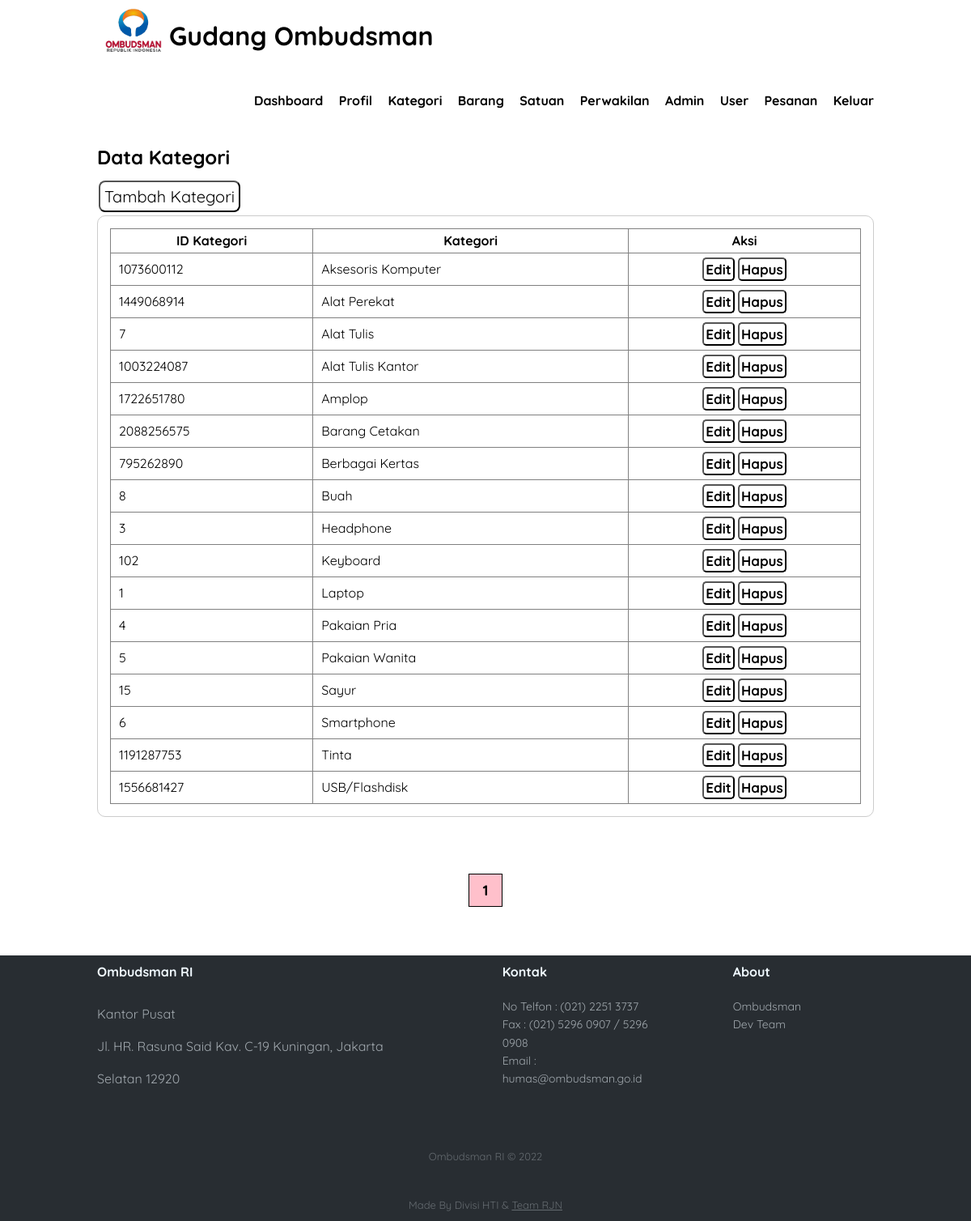
Screenshot of /category-data.php (signed in) with the database file from the repository.
### tables this page shows
CREATE TABLE `data_category` (
  `category_id` int(11) NOT NULL,
  `category_name` varchar(25) NOT NULL
);

### category-data.php (the view, shortened to what this page needs)
<?php
include 'db.php';
?>
<!DOCTYPE html>
<html lang="en">
<head>
    <link rel="stylesheet" type="text/css" href="css/style.css">
    <link href="https://cdnjs.cloudflare.com/ajax/libs/sweetalert/1.1.3/sweetalert.css" rel="stylesheet" />
</head>
<body>
    <?php
    $per_page_record = 20;
    if (isset($_GET["page"])) {
        $page  = $_GET["page"];
    } else {
        $page = 1;
    }
    $start_from = ($page - 1) * $per_page_record;
    ?>
    <header>
        <div class="container">
            <h1><a href="dashboard.php"><img style="width: 70px ; margin-bottom :-10px ;" src="img/logo-ombudsman2.png" alt=""> Gudang Ombudsman</a></h1>
            <ul style="margin-top: 20px ;">
                <li><a href="dashboard.php">Dashboard </a></li>
                <li><a href="profile.php">Profil</a></li>
                <li><a href="category-data.php">Kategori</a></li>
                <li><a href="product-data.php">Barang</a></li>
                <li><a href="unit-data.php">Satuan</a></li>
                <li><a href="office-data.php">Perwakilan</a></li>
                <li><a href="admin-data.php">Admin</a></li>
                <li><a href="user-data.php">User</a></li>
                <li><a href="order-table.php">Pesanan</a></li>
                <li><a href="logout.php">Keluar</a></li>
            </ul>
        </div>
    </header>
    <div class="section">
        <div class="container">
            <h2>Data Kategori</h2>
            <div class="box1">
                <button><a href="add-category.php" style="text-decoration: none ;">Tambah Kategori</a></button><br><br>
            </div>
            <div class="box">
                <table border="1" cellspacing="0" class="table">
                    <thead>
                        <tr>
                            <th>ID Kategori</th>
                            <th>Kategori</th>
                            <th>Aksi</th>
                        </tr>
                    </thead>
                    <tbody>
                        <?php
                        $kategori = mysqli_query($conn, "SELECT * FROM data_category ORDER BY category_name LIMIT $start_from, $per_page_record");
                        if (mysqli_num_rows($kategori) > 0) {
                            while ($row = mysqli_fetch_array($kategori)) {
                        ?>
                                <tr>
                                    <td><?php echo $row['category_id'] ?></td>
                                    <td><?php echo $row['category_name'] ?></td>
                                    <td>
                                        <center>
                                            <button>
                                                <a id="buttdetail" href="edit-category.php?id=<?php echo $row['category_id'] ?>">Edit</a>
                                            </button>
                                            <button>
                                                <a id="buttdetail" href="delete-data.php?idk=<?php echo $row['category_id'] ?>" onclick="return confirm('Yakin Hapus Kategori? Semua Barang di Kategori ini Juga akan Terhapus') ">Hapus</a>
                                            </button>
                                        </center>
                                    </td>
                                </tr>
                            <?php }
                        } else { ?>
                            <tr>
                                <td colspan="3">Tidak Ada Data</td>
                            </tr>
                        <?php } ?>
                    </tbody>
                </table>
            </div>
        </div>
    </div>
    <center>
        <div class="pagination">
            <?php
            $query = "SELECT COUNT(*) FROM data_category";
            $rs_result = mysqli_query($conn, $query);
            $row = mysqli_fetch_row($rs_result);
            $total_records = $row[0];
            $total_pages = ceil($total_records / $per_page_record);
            $pagLink = "";
            for ($i = 1; $i <= $total_pages; $i++) {
                if ($i == $page) {
                    $pagLink .= "<a class = 'active' href='category-data.php?page="
                        . $i . "'>" . $i . " </a>";
                } else {
                    $pagLink .= "<a href='category-data.php?page=" . $i . "'>
                                        " . $i . " </a>";
                }
            };
            echo $pagLink;
            ?>
        </div><br><br><br><br>
    </center>
    <div class="footer-dark">
        <footer>
            <div class="container">
                <div class="row" style="display: flex ;">
                    <div class="col-md-6 item text" style="margin-right: 90px ;">
                        <h3>Ombudsman RI</h3>
                        <p>Kantor Pusat <br>
                            Jl. HR. Rasuna Said Kav. C-19 Kuningan, Jakarta Selatan 12920</p>
                    </div>
                    <div class="col-sm-6 col-md-3 item" style="margin-right: 90px ;">
                        <h3>Kontak</h3>
                        <ul>
                            <li><a href="#">No Telfon : (021) 2251 3737</a></li>
                            <li><a href="#">Fax : (021) 5296 0907 / 5296 0908</a></li>
                            <li><a href="#">Email : humas@ombudsman.go.id</a></li>
                        </ul>
                    </div>
                    <br>
                    <div class="col-sm-6 col-md-3 item" style="margin-right: 90px ;">
                        <h3>About</h3>
                        <ul>
                            <li><a href="https://ombudsman.go.id/">Ombudsman</a></li>
                            <li><a href="dev-team.php">Dev Team</a></li>
                        </ul>
                    </div>
                    <br>
                </div>
                <p class="copyright">Ombudsman RI © 2022</p>
                <p class="copyright">Made By Divisi HTI & <a href="dev-team.php" target="-blank">Team RJN</a></p>
            </div>
        </footer>
    </div>
</body>
</html>

### css/style.css (style rules this page uses)
* { padding: 0; margin: 0; font-family: 'Quicksand', sans-serif; }
body { background: url("../img/background-login.png"); }
header { border: 1px; background-color: #fff; color: #000; }
header h1 { float: left; padding: 10px; text-decoration: none; }
header ul { float: right; }
header ul li { display: inline-block; }
header ul li a { padding: 20px 0 20px 15px; display: inline-block; text-decoration: none; font-weight: bold; }
header .container h1 a { text-decoration: none; }
a { color: inherit; }
.container { width: 80%; margin: 0 auto; }
.container:after { content: ''; display: block; clear: both; }
.section { padding: 25px 0; }
.box { background-color: #fff; border-radius: 10px; border: 1px solid #ccc; padding: 15px; box-sizing: border-box; margin: 10px 0 25px 0; }
.box:after { content: ''; display: block; clear: both; }
.table { width: 100%; border-collapse: collapse; }
.table tr { height: 30px; }
.table tr td { padding: 5px 10px; }
.footer-dark { width: 100%; line-height: 40px; background: #282d32; color: #f0f9ff; bottom: 0px; }
.footer-dark h3 { margin-top:0; margin-bottom:12px; font-weight:bold; font-size:16px; }
.footer-dark ul { padding:0; list-style:none; line-height:1.6; font-size:14px; margin-bottom:0; }
.footer-dark ul a { color:inherit; text-decoration:none; opacity:0.6; }
.footer-dark .item.text { margin-bottom:36px; }
.footer-dark .item.text p { opacity:0.6; margin-bottom:0; }
.footer-dark .copyright { text-align:center; padding-top:20px; opacity:0.3; font-size:13px; margin-bottom:0; }

### category-data.php (style rules this page uses)
.box1 { margin: 10px 0 -10px 0; display: flex; }
.section .container .box1 button { background-color: #fff; color: black; display: inline-block; font-size: 20px; margin: 4px 2px; cursor: pointer; border-radius: 8px; padding: 5px; transition-duration: 0.4s; }
table { border-collapse: collapse; }
.pagination { display: inline-block; }
.pagination a { font-weight: bold; font-size: 18px; color: black; float: left; padding: 8px 16px; text-decoration: none; border: 1px solid black; }
.pagination a.active { background-color: pink; }
.section .container .box table tbody tr td button { font-size: 17px; background-color: white; color: black; border-radius: 5px; padding: 2px; }
.section .container .box table tbody tr td button a { text-decoration: none; font-weight: bold; }

### rows the page displays
data_category: category_id "1073600112", category_name "Aksesoris Komputer"
data_category: category_id "1449068914", category_name "Alat Perekat"
data_category: category_id "7", category_name "Alat Tulis"
data_category: category_id "1003224087", category_name "Alat Tulis Kantor"
data_category: category_id "1722651780", category_name "Amplop"
data_category: category_id "2088256575", category_name "Barang Cetakan"
data_category: category_id "795262890", category_name "Berbagai Kertas"
data_category: category_id "8", category_name "Buah"
data_category: category_id "3", category_name "Headphone"
data_category: category_id "102", category_name "Keyboard"
data_category: category_id "1", category_name "Laptop"
data_category: category_id "4", category_name "Pakaian Pria"
data_category: category_id "5", category_name "Pakaian Wanita"
data_category: category_id "15", category_name "Sayur"
data_category: category_id "6", category_name "Smartphone"
data_category: category_id "1191287753", category_name "Tinta"
data_category: category_id "1556681427", category_name "USB/Flashdisk"
